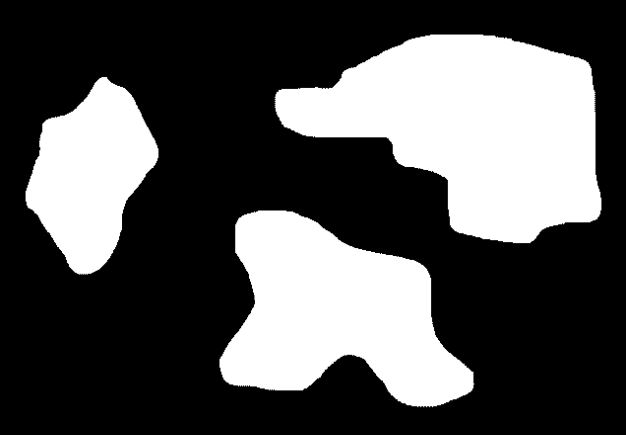
#> input picture d.JPG, 626 x 435 px, found by its file name
$ python main_with_noises.py
#> lines starting #> are read from the running program, lines starting #| are printed output that depends on the picture
import cv2
import numpy as np

# Read the binary image
binary_image = cv2.imread('input_images/d.JPG', cv2.IMREAD_GRAYSCALE)
#> binary_image is the input picture: shape (435, 626); min 0, max 255, mean 82.9

def two_pass_labeling(image):
    height, width = image.shape
#> height = 435; width = 626
    labels = np.zeros_like(image, dtype=np.int32)
    current_label = 1
    label_equivalency = {}

    def get_label_equivalent(label):
        if label not in label_equivalency:
            return label
        return get_label_equivalent(label_equivalency[label])

    # First pass
    for y in range(height):
        for x in range(width):
            if image[y, x] == 255:
                neighbors = []
                if x > 0:
                    left = labels[y, x - 1]
                    if left > 0:
                        neighbors.append(left)
                if y > 0:
                    above = labels[y - 1, x]
                    if above > 0:
                        neighbors.append(above)

                if not neighbors:
                    labels[y, x] = current_label
                    current_label += 1
                else:
                    min_neighbor = min(neighbors)
                    labels[y, x] = min_neighbor
                    for neighbor in neighbors:
                        if neighbor != min_neighbor:
                            label_equivalency[neighbor] = min_neighbor
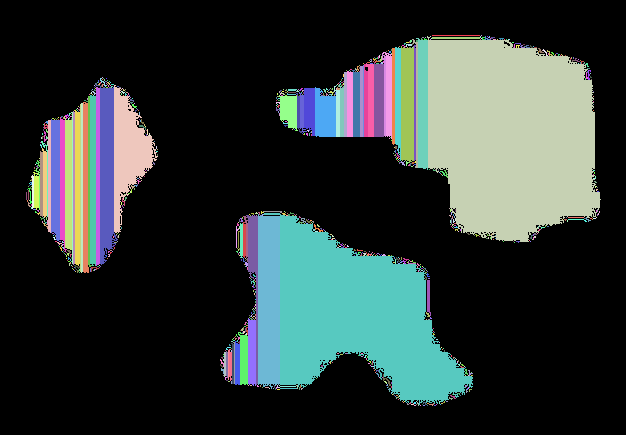
#> labels: shape (435, 626) int32; 1124 distinct labels, from 0 to 1123; one colour per label, 0 black
#> after the loop, current_label = 1124

    # Second pass
    for y in range(height):
        for x in range(width):
            if labels[y, x] > 0:
                labels[y, x] = get_label_equivalent(labels[y, x])
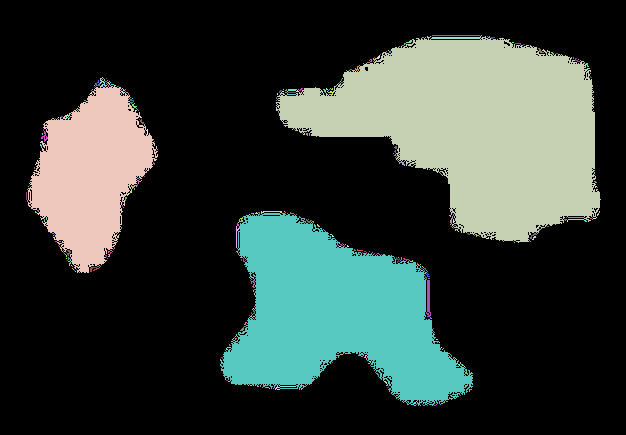
#> labels: shape (435, 626) int32; 517 distinct labels, from 0 to 1123; one colour per label, 0 black

    return labels, current_label

labels, num_labels = two_pass_labeling(binary_image)
#> num_labels = 1124

# Create a random color map for labeling each component
color_map = np.random.randint(0, 256, size=(num_labels, 3), dtype=np.uint8)
#> color_map = 1124 rows, first 8: [172, 10, 127], [140, 47, 170], [196, 151, 117], [166, 22, 183], [192, 204, 33], [216, 67, 179], [78, 154, 251], [82, 162, 219]

# Create a colored image
colored_image = np.zeros((binary_image.shape[0], binary_image.shape[1], 3), dtype=np.uint8)

# Color each component with a different color
for label in range(1, num_labels):
    colored_image[labels == label] = color_map[label]
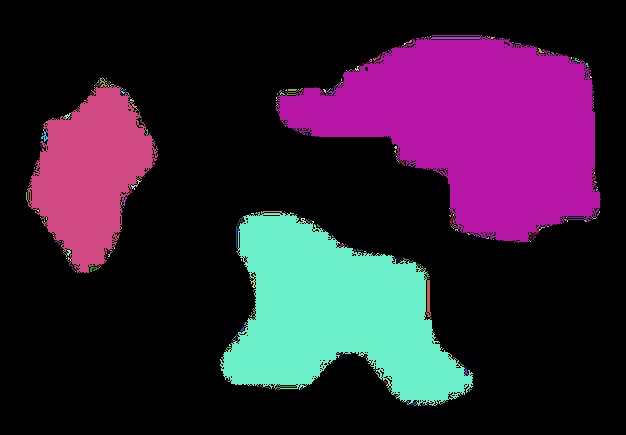
#> colored_image: shape (435, 626, 3); mean of channels 0, 1, 2 52.1, 32.3, 49.1; drawn as B, G, R

# Save the colored image
cv2.imwrite('output_images/colored_image.jpg', colored_image)

# Display the colored image
cv2.imshow('Colored Image', colored_image)
cv2.waitKey(0)
cv2.destroyAllWindows()

$ run again, with shapes_orig.png saved as d.JPG
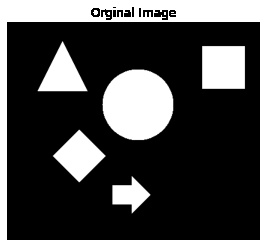
#> input picture shapes_orig.png, 266 x 247 px, found by its file name
#> binary_image is the input picture: shape (247, 266); min 0, max 255, mean 74.9
#> after the loop in two_pass_labeling, `for y in range(height):`:
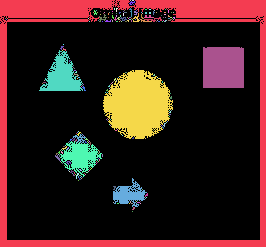
#> labels: shape (247, 266) int32; 266 distinct labels, from 0 to 543; one colour per label, 0 black
#> num_labels = 544
#> color_map = 544 rows, first 8: [172, 10, 127], [140, 47, 170], [196, 151, 117], [166, 22, 183], [192, 204, 33], [216, 67, 179], [78, 154, 251], [82, 162, 219]
#> after the loop `for label in range(1, num_labels):`:
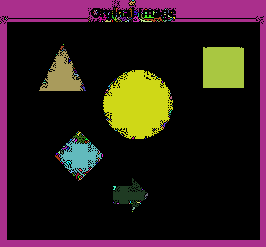
#> colored_image: shape (247, 266, 3); mean of channels 0, 1, 2 27.5, 29, 44.1; drawn as B, G, R
